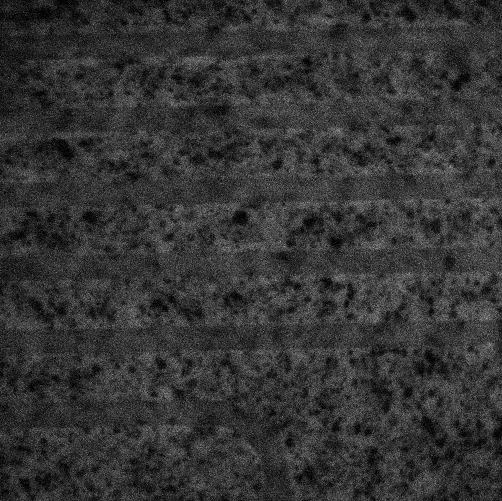
#> input picture Yuewen/bg_resistance.tif, 1004 x 1002 px, found by its file name (shown at 1/2 size)
$ python remove_background.py
#> lines starting #> are read from the running program, lines starting #| are printed output that depends on the picture; after the words box and inside, x2 and y2 are one past the last pixel; in counts of white or black regions, pixels touching at a corner belong together; pictures that were not available may be replaced by others from this repository, and a replacement may not be noted
#> further down, bg is the input picture: shape (1002, 1004) uint16; min 0, max 2506, mean 602.9
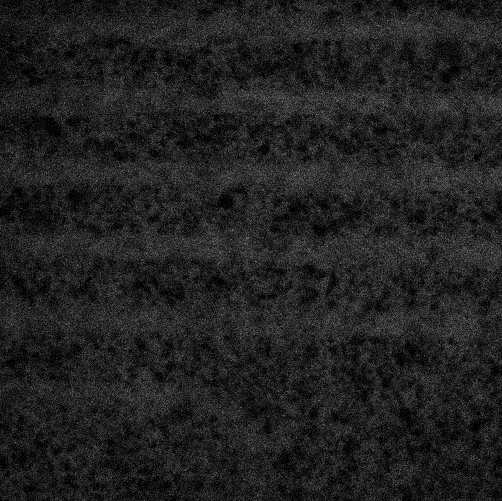
#> input picture Yuewen/25uM_Transferrin_resistance.tif, 1004 x 1002 px, given in place of 6p4uM_ovalbumin_resistance.tif, which was not available (shown at 1/2 size)
#> further down, im is the input picture: shape (1002, 1004) uint16; min 0, max 1889, mean 357.6
### background_rm.py
# -*- coding: utf-8 -*-
"""
Created on Tue Jun  7 16:13:14 2016

@author: quentinpeter

This scripts automates the background removal

Copyright (C) 2016  Quentin Peter

This program is free software: you can redistribute it and/or modify
it under the terms of the GNU General Public License as published by
the Free Software Foundation, either version 3 of the License, or
(at your option) any later version.

This program is distributed in the hope that it will be useful,
but WITHOUT ANY WARRANTY; without even the implied warranty of
MERCHANTABILITY or FITNESS FOR A PARTICULAR PURPOSE.  See the
GNU General Public License for more details.

You should have received a copy of the GNU General Public License
along with this program.  If not, see <http://www.gnu.org/licenses/>.
"""
import image_registration.image as ir
import image_registration.channel as cr
import numpy as np
import cv2
from scipy.special import erfinv
import warnings
warnings.filterwarnings('ignore', 'Mean of empty slice',RuntimeWarning)
warnings.filterwarnings('ignore', 'invalid value encountered in less',RuntimeWarning)
import scipy
import scipy.ndimage.measurements as msr
sobel = scipy.ndimage.filters.sobel

def remove_curve_background(im, bg, deg=2, *,
                            maskim=None, maskbg=None, infoDict=None,
                            bgCoord=False, percentile=None,
                            reflatten=True):
    """flatten the image by removing the curve and the background fluorescence.

    Parameters
    ----------
    im: 2d array
        The image with background and data
    bg: 2d array
        The image with only background
    percentile: number 0-100, optional
        The percentage of the image covered by the background
        If None, the script uses morphological functions to find the proteins
    deg: 2 numbers, default [2,2]
        The polynomial fit Y and X degrees
    xOrientate: boolean, default False
        if True, will orientate the image along the x axis
    method: string, defaults 'none'
        Flattening improvement method. Ignored if mask is provided
            'detectChannel': Detects the channel using outChannelMask
            'gaussianBeam':  Detects the proteins using outGaussianBeamMask
            'twoPass':       Applies two pass to detect the proteins
    infoDict: dictionnary
        If not None, will contain the infos on modification
    rotateAngle: number
        If using xOrientate or the 'detectChannel' or 'gaussianBeam' methods,
        will determine the angle of the rotated image instead.
        Use if the original image has weak features and is oriented along
        the axis.
    mask: 2d array of bool
        Part of the image to use for flattening

    Returns
    -------
    im: 2d array
        The image with background removed

    Notes
    -----
    for detectChannel, The channel should be clearly visible and straight.
    TODO: this function takes almost 2 seconds for a single pair of 1000x1000
    matrices!!! 1.2 of which for folyfit2d! need to optimize that
    Consider the background is flat (remove obvious dust)
    """
#> called with deg = 2, bgCoord = False, percentile = 100, reflatten = True
    #Save im and bg as float32
    im=np.asarray(im,dtype='float32')
    bg=np.asarray(bg,dtype='float32')

    #if the image has any nans (for fft)
    nanim=np.isnan(im)
#> nanim: shape (1002, 1004) bool; every value is 0
    nanbg=np.isnan(bg)

    #Get the masks in order
    if maskim is not None and maskbg is None:
        maskbg=maskim
    elif maskbg is not None and maskim is None:
        maskim=maskbg

    #if no mask is provided, guess them
    twoPass=False
    if maskim is None:
        twoPass=True
        if percentile is None:
            maskim=backgroundMask(im)
        elif percentile is not 100:
            maskim=im< np.nanpercentile(im,percentile)
        maskbg=backgroundMask(bg, nstd=6)
#> in backgroundMask, `finite=np.isfinite(im)`: finite: shape (1002, 1004) bool; every value is 1

    #Flatten the image and background
    im=im/polyfit2d(im,deg, mask=maskim)
    bg=bg/polyfit2d(bg,deg,mask=maskbg)

    #Replace nans to do registration
    im[nanim]=1
    bg[nanbg]=1

    #get angle scale and shift
    angle, scale, shift, __ = ir.register_images(im,bg)

    #Reset the previously removed nans
    im[nanim]=np.nan
    bg[nanbg]=np.nan

    if bgCoord:
        #move image
        im=ir.rotate_scale_shift(im,-angle,1/scale,-np.array(shift), borderValue=np.nan)
    else:
        #move background
        bg=ir.rotate_scale_shift(bg,angle,scale,shift, borderValue=np.nan)

    #resize if shape is not equal
    if im.shape is not bg.shape:
        im, bg = same_size(im,bg)

    #subtract background
    data=im-bg

    #Get mask to flatten data
    if reflatten:
        if twoPass:
            mask=backgroundMask(data,im.shape[0]//100,blur=True)
        elif bgCoord:
            mask=maskbg
        else:
            mask=maskim
        #Flatten data
        data+=1
        data/=polyfit2d(data,deg,mask=mask)
        data-=1

    if infoDict is not None:
        infoDict['diffAngle']=angle
        infoDict['diffScale']=scale
        infoDict['offset']=shift


    """
    from matplotlib.pyplot import figure, imshow
    figure()
    imshow(im)
    imshow(maskim,alpha=.5,cmap='Reds')
    figure()
    imshow(bg)
    imshow(maskbg,alpha=.5,cmap='Reds')
    #"""
    """
    from matplotlib.pyplot import figure, plot
    im[np.isnan(data)]=np.nan
    bg[np.isnan(data)]=np.nan
    im=ir.rotate_scale(im,-angleOri,1, borderValue=np.nan)
    bg=ir.rotate_scale(bg,-angleOri,1, borderValue=np.nan)
    figure()
    plot(np.nanmean(im,1))
    plot(np.nanmean(bg,1))
    plot(np.nanmean(data,1)+1)
    plot([0,im.shape[0]],[1,1])
    #"""

    #return result
    return data

# [27 lines left out: function same_size, not called in this run]


def backgroundTreshold(im, nstd=3):
    """get a threshold to remove background

    Parameters
    ----------
    im: 2d array
        The image

    Returns
    -------
    threshold: number
        the threshold

    """
#> called with nstd = 6
    #take mode

    immin=np.nanmin(im)
#> immin = 0
    immax=np.nanmax(im)
#> immax = 2506
    hist,*_= np.histogram(im[np.isfinite(im)],1000,[immin,immax])
#> hist = 1000 values, max 4351 at index 191, min 0 at index 808, mean 1006
    m=hist[1:-1].argmax()+1#don't want saturated values
#> m = 191
    hm=m
#> hm = 191
    m=m*(immax-immin)/1000+immin
#> m = 478.6
    #if hist 0 is saturated, use erfinv
    if hist[0]>0.5*hist.max():
        std=(-m)/np.sqrt(2)/erfinv(hist[0]/hist[:hm].sum()-1)
#> std = 175.9
    else:
        #std everithing below mean
        std=np.sqrt(((m-im[im<m])**2).mean())
    #3 std should be good
    return m+nstd*std

def getCircle(r):
    """Return round kernel for morphological operations

    Parameters
    ----------
    r: uint
        The radius

    Returns
    -------
    ker: 2d array
        the kernel
    """
    return cv2.getStructuringElement(cv2.MORPH_ELLIPSE,(2*r+1,2*r+1))

def backgroundMask(im, r=2, blur=False, nstd=3):
    """Tries to extract the background of the image

    Parameters
    ----------
    im: 2d array
        The image
    r: uint
        The radius used to fill the gaps

    Returns
    -------
    valid: 2d array
        the valid mask

    """
    finite=np.isfinite(im)
    if blur:
        im=cv2.GaussianBlur(im,(2*r+1,2*r+1),0)
    valid=im<backgroundTreshold(im,nstd)
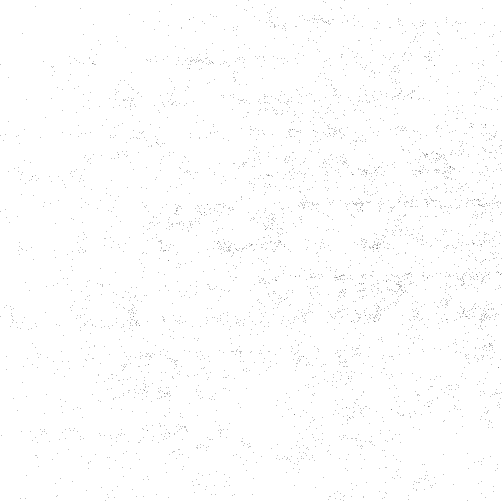
#> valid: shape (1002, 1004) bool (shown at 1/2 size); 99.6% white; black in thin lines or dots
    valid=np.asarray(valid,dtype="uint8")

    #remove dots in proteins (3px dots)
    valid=cv2.erode(valid,getCircle(r))
#> valid: shape (1002, 1004); values 0 (black) and 1 (white), 93.2% white; 2492 black regions (1793 under 20 px), largest, box (x1, y1, x2, y2) and area: (931, 395, 1003, 417) 517, (781, 547, 817, 596) 462, (736, 605, 765, 646) 438
    #remove dots in background (2 px dots)
    valid=cv2.dilate(valid,getCircle(r+r//2))
#> valid: shape (1002, 1004); values 0 (black) and 1 (white), 100% white; black in thin lines or dots, all inside (x1, y1, x2, y2) = (272, 43, 981, 895)
    #widen proteins (10 px around proteins)
    valid=cv2.erode(valid,getCircle(r))
#> valid: shape (1002, 1004); values 0 (black) and 1 (white), 99.9% white; 41 black regions (11 under 20 px), largest, box (x1, y1, x2, y2) and area: (726, 338, 736, 350) 80, (750, 484, 762, 493) 58, (848, 306, 856, 314) 46

    #If invalid values in im, get rid of them
    valid=np.logical_and(valid,finite)

    return valid

# [34 lines left out: function signalMask, not called in this run]
#@profile
def polyfit2d(im,deg=2, *,x=None, y=None, mask=None):
    """Fit the function f to the degree deg

    Parameters
    ----------
    im: 2d array
        The image to fit
    deg: integer, default 2
        The polynomial degree to fit
    percentile: number (0-100), optional
        The percentage of the image covered by the background
    mask: 2d boolean array
        Alternative to percentile, valid values

    Returns
    -------
    im: 2d array
        The fitted polynomial surface

    Notes
    -----
    To do a least square of the image, we need to minimize sumOverPixels (SOP)
    ((fit-image)**2)
    Where fit is a function of C_ij:
        fit=sum_ij(C_ij * y**i * x**j)

    we define the Vandermonde matrix as follow:
        V[i,j]=y**i * x**j

    where x and y are meshgrid of the y and x index

    So we want the derivate of SOP((fit-image)**2) relative to the C_ij
    to be 0.

        d/dCij SOP((fit-image)**2) = 0 = 2*SOP((fit-image)*d/dC_ij fit)

    Therefore

        SOP(sum_kl(C_kl * V[k+i,l+j]))=SOP(image*V[i,j])
        sum_kl(C_kl * SOP(V[k+i,l+j]))=SOP(image*V[i,j])

    Which is a simple matrix equation! A*C=B with A.size=(I+J)*(I+J),
    C.size=B.size=I+J

    The sizes of the matrices are only of the order of deg**4

    The bottleneck is any operation on the images before the SOP
    """
    psize=((deg+1)*(deg+2))//2
    #vandermonde matrix
    vander=np.empty((psize,*(im.shape)),dtype='float32')

    c=polyfit2dcoeff(im, deg=deg, mask=mask, vanderOut=vander,x=x,y=y)

    #Multiply the coefficient with the vandermonde matrix to find the result
    ret=np.zeros(im.shape,dtype=c.dtype)
    for coeff, mat in zip(c,vander):
        ret+=coeff*mat
    return ret

def getidx(y,x, deg=2):
    """function to order powers in psize"""
    return ((2*(deg+1)+1)*y-y**2)//2+x

#@profile
def polyfit2dcoeff(im, *,x=None, y=None, deg=2, mask=None, vanderOut=None):
    """Fit the function f to the degree deg

    Parameters
    ----------
    im: 2d array
        The image to fit
    deg: integer, default 2
        The polynomial degree to fit
    percentile: number (0-100), optional
        The percentage of the image covered by the background
    mask: 2d boolean array
        Alternative to percentile, valid values

    Returns
    -------
    im: 2d array
        The fitted polynomial surface

    Notes
    -----
    To do a least square of the image, we need to minimize sumOverPixels (SOP)
    ((fit-image)**2)
    Where fit is a function of C_ij:
        fit=sum_ij(C_ij * y**i * x**j)

    we define the Vandermonde matrix as follow:
        V[i,j]=y**i * x**j

    where x and y are meshgrid of the y and x index

    So we want the derivate of SOP((fit-image)**2) relative to the C_ij
    to be 0.

        d/dCij SOP((fit-image)**2) = 0 = 2*SOP((fit-image)*d/dC_ij fit)

    Therefore

        SOP(sum_kl(C_kl * V[k+i,l+j]))=SOP(image*V[i,j])
        sum_kl(C_kl * SOP(V[k+i,l+j]))=SOP(image*V[i,j])

    Which is a simple matrix equation! A*C=B with A.size=(I+J)*(I+J),
    C.size=B.size=I+J

    The sizes of the matrices are only of the order of deg**4

    The bottleneck is any operation on the images before the SOP
    """
#> called with deg = 2, vanderOut = array of shape (6, 1002, 1004)
    #clean input
    im = np.asarray(im,dtype='float32')
    if x is None:
        x=range(im.shape[1])
    else:
        assert(len(x)==im.shape[1])
    if y is None:
        y=range(im.shape[0])
    else:
        assert(len(y)==im.shape[0])
    #get x,y
    x = np.asarray(x,dtype='float32')[np.newaxis,:]
    y = np.asarray(y,dtype='float32')[:,np.newaxis]
#> y = 1002 values from 0 to 1001

    valid=np.isfinite(im)
    if mask is not None:
        valid=np.logical_and(valid,mask)

    if np.all(valid):
        valid=None


    #Number of x and y power combinations
    psize=((deg+1)*(deg+2))//2
    #This will hold the sum of the vandermonde matrix,
    #square instead of shape(psize) for readibility.
    #This will therefore be a upper triangular matrix
    SOPV=np.empty(((deg*2+1),(deg*2+1)),dtype='float32')
    if vanderOut is not None:
        assert(vanderOut.shape==(psize,*(im.shape)))
        vander=vanderOut
    else:
        #vandermonde matrix
        vander=np.empty((psize,*(im.shape)),dtype='float32')
    #vandermonde matrix with all masked values =0
    vandermasked=np.empty((psize,*(im.shape)),dtype='float32')
    #Temp. matrix that will hold the current value of vandermonde
    vtmp=np.empty(im.shape,dtype='float32')
    #idem but with 0 on masked pixels
    vtmpmasked=np.empty(im.shape,dtype='float32')

    #First thing is to compute the vandermonde matrix
    for yp in range(deg*2+1):
        for xp in range(deg*2+1-yp):
            #There is no clear need to recompute that each time
            np.dot((y**yp),(x**xp),out=vtmp)
            if valid is not None:
                np.multiply(vtmp,valid,out=vtmpmasked)
                SOPV[yp,xp]=vtmpmasked.sum()
            else:
                SOPV[yp,xp]=vtmp.sum()

            if yp<deg+1 and xp <deg+1-yp:
                vander[getidx(yp,xp,deg),:,:]=vtmp
                if valid is not None:
                    vandermasked[getidx(yp,xp,deg),:,:]=vtmpmasked
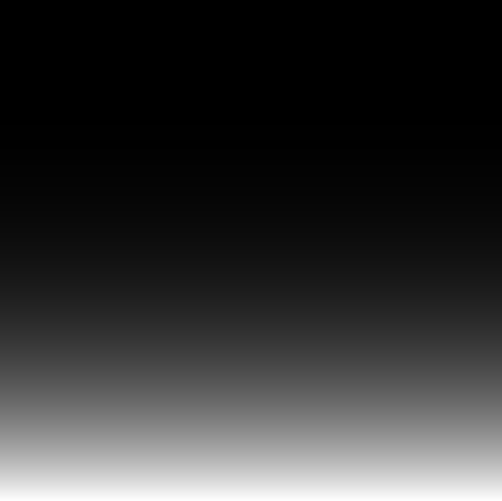
#> vtmp: shape (1002, 1004) float32 (shown at 1/2 size); min 0, max 1e+12, mean 2.01e+11; drawn with min black and max white

    #Then compute the LHS of the least square equation
    A=np.zeros((psize,psize),dtype='float32')
    for yi in range(deg+1):
        for yj in range(deg+1):
            for xi in range(deg+1-yi):
                for xj in range(deg+1-yj):
                    A[getidx(yi,xi,deg),getidx(yj,xj,deg)]=SOPV[yi+yj,xi+xj]

    #Set everithing invalid to 0 (as x*0 =0 works for any x)
    if valid is not None:
        d=im.copy()
        d[np.logical_not(valid)]=0
    else:
        d=im
        vandermasked=vander

    #Get the RHS of the least square equation
    b=np.dot(np.reshape(vandermasked,(vandermasked.shape[0],-1)),
             np.reshape(d,(-1,)))
#> b = [359753856, 1.85e+11, 1.24e+14, 1.77e+11, 9.02e+13, 1.16e+14]

    #Solve
    c=np.linalg.solve(A, b)
#> c = [247.7, 0.279, -0.000167, 0.288, -0.000117, -0.000266]

    """
    if valid is None:
        valid=[[0,0],[0,0]]
    from matplotlib.pyplot import figure, imshow
    figure()
    imshow(valid)
    #"""

    return c

# [46 lines left out: function getPeaks, not called in this run]

### remove_background.py
# -*- coding: utf-8 -*-
"""
Created on Tue Aug  2 15:10:22 2016

@author: quentinpeter
"""
##############REPLACE NAMES HERE############################
backgroundfn='/Users/quentinpeter/Desktop/bg_resistance.tif'
imagefn='/Users/quentinpeter/Desktop/6p4uM_ovalbumin_resistance.tif'
outputfn='output.tif'

#the percentile is the approximate area of the image covered by background
percentile=100
blur=False
############################################################

import matplotlib.image as mpimg
import background_rm as rmbg
from PIL import Image
import cv2

bg=mpimg.imread(backgroundfn)
im=mpimg.imread(imagefn)

output=rmbg.remove_curve_background(im,bg,percentile=percentile)
#> the loop in polyfit2d, `for coeff, mat in zip(c,vander):` made 6 passes
#> coeff on passes 1 to 6: 247.7, 0.279, -0.000167, 0.288, -0.000117, -0.000266
#> after the loop in polyfit2d, `for coeff, mat in zip(c,vander):`:
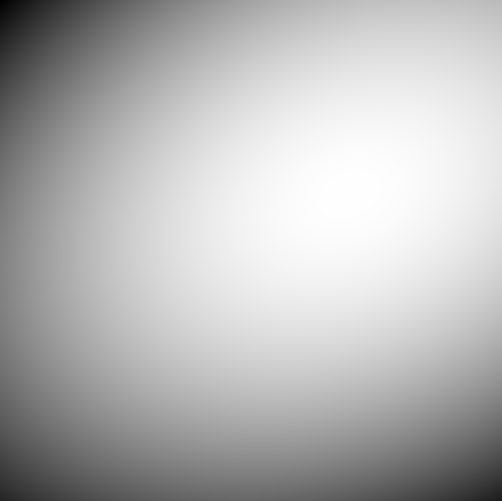
#> ret: shape (1002, 1004) float32 (shown at 1/2 size); min 247.7, max 401.2, mean 357.6; drawn with min black and max white
#> in remove_curve_background, `im=im/polyfit2d(im,deg, mask=maskim)`:
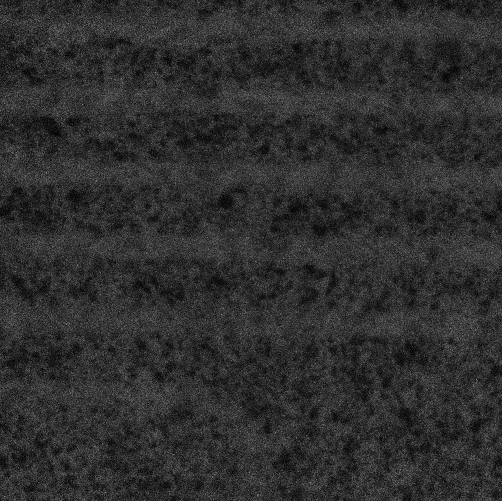
#> im: shape (1002, 1004) float32 (shown at 1/2 size); min 0, max 5.42, mean 1; drawn with min black and max white
#> call 2 of polyfit2d, with deg = 2
#> call 2 of polyfit2dcoeff, with deg = 2, vanderOut = array of shape (6, 1002, 1004)
#> after the loop in polyfit2dcoeff (call 2), `for yp in range(deg*2+1):`: SOPV = [[1004914, 503753376, 3.37e+11, 2.54e+14, 2.04e+17], [502999296, 2.52e+11, 1.69e+14, 1.27e+17, 1.47e-43], [3.36e+11, 1.68e+14, 1.13e+17, 1.56e-43, 1.6e-43], [2.52e+14, 1.27e+17, 1.47e-43, 1.6e-43, 1.42e-43], [2.02e+17, 1.63e-43, 1.56e-43, 1.6e-43, 1.7e-43]]
#> in polyfit2dcoeff (call 2), `A=np.zeros((psize,psize),dtype='float32')`: A = [[0, 0, 0, 0, 0, 0], [0, 0, 0, 0, 0, 0], [0, 0, 0, 0, 0, 0], [0, 0, 0, 0, 0, 0], [0, 0, 0, 0, 0, 0], [0, 0, 0, 0, 0, 0]]
#> after the loop in polyfit2dcoeff (call 2), `for yi in range(deg+1):`: A = [[1004914, 503753376, 3.37e+11, 502999296, 2.52e+11, 3.36e+11], [503753376, 3.37e+11, 2.54e+14, 2.52e+11, 1.69e+14, 1.68e+14], [3.37e+11, 2.54e+14, 2.04e+17, 1.69e+14, 1.27e+17, 1.13e+17], [502999296, 2.52e+11, 1.69e+14, 3.36e+11, 1.68e+14, 2.52e+14], [2.52e+11, 1.69e+14, 1.27e+17, 1.68e+14, 1.13e+17, 1.27e+17], [3.36e+11, 1.68e+14, 1.13e+17, 2.52e+14, 1.27e+17, 2.02e+17]]
#> in polyfit2dcoeff (call 2), `d[np.logical_not(valid)]=0`:
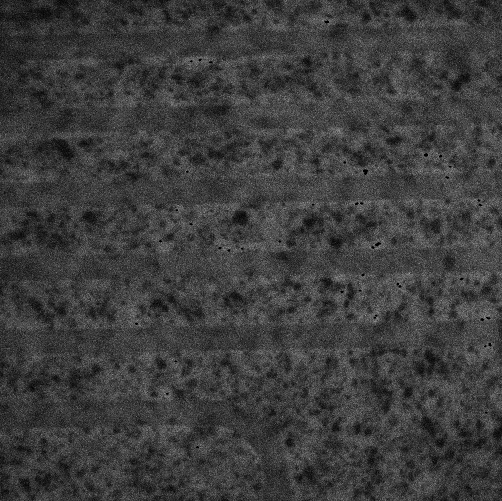
#> d: shape (1002, 1004) float32 (shown at 1/2 size); min 0, max 2506, mean 601.8; drawn with min black and max white
#> in polyfit2dcoeff (call 2), `b=np.dot(np.reshape(vandermasked,(vandermasked.shape[0],-1)), np.resha..`: b = [605374848, 3.15e+11, 2.12e+14, 3.03e+11, 1.56e+14, 2e+14]
#> in polyfit2dcoeff (call 2), `c=np.linalg.solve(A, b)`: c = [362.8, 0.507, -0.000289, 0.579, -0.000172, -0.000491]
#> in polyfit2d (call 2), `ret=np.zeros(im.shape,dtype=c.dtype)`: ret: shape (1002, 1004) float32; every value is 0
#> the loop in polyfit2d (call 2), `for coeff, mat in zip(c,vander):` made 6 passes
#> coeff on passes 1 to 6: 362.8, 0.507, -0.000289, 0.579, -0.000172, -0.000491
#> after the loop in polyfit2d (call 2), `for coeff, mat in zip(c,vander):`:
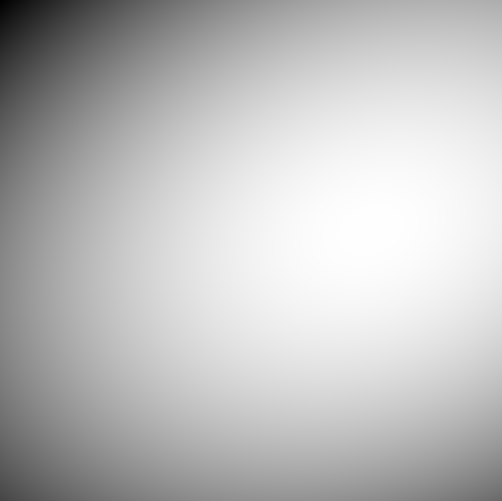
#> ret: shape (1002, 1004) float32 (shown at 1/2 size); min 362.8, max 683.4, mean 602.5; drawn with min black and max white
#> (the run stopped early here; a loop or call above may not have finished)
